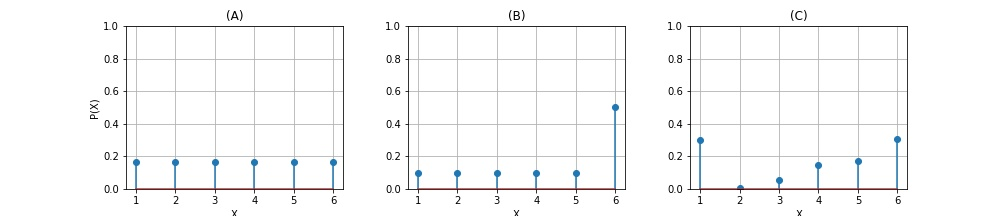

Here is the Python script that generated this plot:
import numpy as np
import matplotlib.pylab as plt

fair = np.ones(6)
fair /= fair.sum()

unfair = np.ones(6)
unfair[-1] = 5
unfair /= unfair.sum()

rand = np.random.dirichlet([1, 1, 1, 1, 1, 1])

x = range(1, 7)

plt.figure(figsize=(14, 3))
plt.subplot(1, 3, 1)
plt.stem(x, fair)
plt.ylim((0, 1))
plt.title('(A)')
plt.ylabel('P(X)')
plt.xlabel('X')
plt.subplot(1, 3, 2)
plt.stem(x, unfair)
plt.title('(B)')
plt.xlabel('X')
plt.ylim((0, 1))
plt.subplot(1, 3, 3)
plt.stem(x, rand)
plt.ylim((0, 1))
plt.xlabel('X')
plt.title('(C)')
plt.savefig('l1-prior-kostka.jpg', layout='tight')